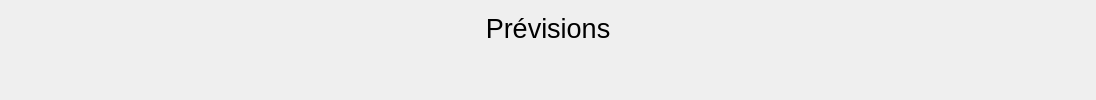
      <widget class="QWidget" name="tab_4">
       <attribute name="title">
        <string>Prévisions</string>
       </attribute>
       <layout class="QVBoxLayout" name="verticalLayout_5">
        <item>
         <widget class="QLabel" name="label_3">
          <property name="maximumSize">
           <size>
            <width>16777215</width>
            <height>50</height>
           </size>
          </property>
          <property name="font">
           <font>
            <pointsize>20</pointsize>
           </font>
          </property>
          <property name="text">
           <string>Prévisions&lt;img src=&quot;:/images/images/cirad_cropped_small.png&quot; align=&quot;right&quot;/&gt;</string>
          </property>
          <property name="alignment">
           <set>Qt::AlignCenter</set>
          </property>
         </widget>
        </item>
        <item>
         <widget class="QWidget" name="widget" native="true">
          <layout class="QHBoxLayout" name="horizontalLayout_8">
           <item>
            <layout class="QHBoxLayout" name="horizontalLayout_7">
             <item>
              <spacer name="horizontalSpacer_5">
               <property name="orientation">
                <enum>Qt::Horizontal</enum>
               </property>
               <property name="sizeHint" stdset="0">
                <size>
                 <width>28</width>
                 <height>20</height>
                </size>
               </property>
              </spacer>
             </item>
             <item>
              <widget class="QWidget" name="widget_12" native="true">
               <property name="minimumSize">
                <size>
                 <width>1000</width>
                 <height>0</height>
                </size>
               </property>
               <widget class="QLabel" name="label_11">
                <property name="geometry">
                 <rect>
                  <x>40</x>
                  <y>100</y>
                  <width>171</width>
                  <height>31</height>
                 </rect>
                </property>
                <property name="text">
                 <string>Site</string>
                </property>
               </widget>
               <widget class="QLabel" name="dateFloraisonLabelInput">
                <property name="geometry">
                 <rect>
                  <x>720</x>
                  <y>70</y>
                  <width>261</width>
                  <height>31</height>
                 </rect>
                </property>
                <property name="text">
                 <string>date</string>
                </property>
               </widget>
               <widget class="QComboBox" name="previsionModelSelect">
                <property name="geometry">
                 <rect>
                  <x>220</x>
                  <y>370</y>
                  <width>211</width>
                  <height>31</height>
                 </rect>
                </property>
               </widget>
               <widget class="QComboBox" name="previsionVarieteSelect">
                <property name="geometry">
                 <rect>
                  <x>220</x>
                  <y>50</y>
                  <width>211</width>
                  <height>31</height>
                 </rect>
                </property>
               </widget>
               <widget class="QLabel" name="dateFloraisonLabel">
                <property name="geometry">
                 <rect>
                  <x>480</x>
                  <y>70</y>
                  <width>211</width>
                  <height>31</height>
                 </rect>
                </property>
                <property name="text">
                 <string>Date de floraison</string>
                </property>
               </widget>
               <widget class="QPushButton" name="calculateDateRecolteBtn">
                <property name="geometry">
                 <rect>
                  <x>40</x>
                  <y>450</y>
                  <width>401</width>
                  <height>31</height>
                 </rect>
                </property>
                <property name="styleSheet">
                 <string notr="true">QPushButton {
	background-color:#44c767;
	border-radius:5px;
	border:1px solid #18ab29;
	color:#ffffff;
	font-family:arial;
	font-size:15px;
	font-weight:bold;
	text-decoration:none;
	padding-right:10px;
	outline: 0;
}

QPushButton:hover:!pressed {
	background-color:#54d777;
}

QPushButton:pressed {
	background-color:#30b252;
}

QPushButton:disabled {
	background-color:#30b252;
}</string>
                </property>
                <property name="text">
                 <string>Calculer la date de récolte</string>
                </property>
               </widget>
               <widget class="QLabel" name="dateRecolteLabelInput">
                <property name="geometry">
                 <rect>
                  <x>720</x>
                  <y>100</y>
                  <width>261</width>
                  <height>31</height>
                 </rect>
                </property>
                <property name="text">
                 <string>date</string>
                </property>
               </widget>
               <widget class="QComboBox" name="previsionSiteSelect">
                <property name="geometry">
                 <rect>
                  <x>220</x>
                  <y>100</y>
                  <width>211</width>
                  <height>31</height>
                 </rect>
                </property>
               </widget>
               <widget class="QLabel" name="label_12">
                <property name="geometry">
                 <rect>
                  <x>40</x>
                  <y>50</y>
                  <width>171</width>
                  <height>31</height>
                 </rect>
                </property>
                <property name="text">
                 <string>Variété</string>
                </property>
               </widget>
               <widget class="QGroupBox" name="groupBox">
                <property name="geometry">
                 <rect>
                  <x>40</x>
                  <y>160</y>
                  <width>441</width>
                  <height>181</height>
                 </rect>
                </property>
                <property name="title">
                 <string>Date</string>
                </property>
                <widget class="QDateEdit" name="previsionsDateEdit">
                 <property name="geometry">
                  <rect>
                   <x>30</x>
                   <y>140</y>
                   <width>211</width>
                   <height>31</height>
                  </rect>
                 </property>
                 <property name="displayFormat">
                  <string>d/M/yyyy</string>
                 </property>
                 <property name="calendarPopup">
                  <bool>true</bool>
                 </property>
                 <property name="currentSectionIndex">
                  <number>2</number>
                 </property>
                </widget>
                <widget class="QRadioButton" name="floraisonRadioBtn">
                 <property name="geometry">
                  <rect>
                   <x>30</x>
                   <y>40</y>
                   <width>401</width>
                   <height>26</height>
                  </rect>
                 </property>
                 <property name="text">
                  <string>Floraison</string>
                 </property>
                </widget>
                <widget class="QRadioButton" name="tifRadioBtn">
                 <property name="geometry">
                  <rect>
                   <x>30</x>
                   <y>70</y>
                   <width>401</width>
                   <height>26</height>
                  </rect>
                 </property>
                 <property name="text">
                  <string>Traitement d'Induction Florale</string>
                 </property>
                </widget>
                <widget class="QRadioButton" name="recolteRadioBtn">
                 <property name="geometry">
                  <rect>
                   <x>30</x>
                   <y>100</y>
                   <width>401</width>
                   <height>26</height>
                  </rect>
                 </property>
                 <property name="text">
                  <string>Date de récolte (souhaitée)</string>
                 </property>
                </widget>
               </widget>
               <widget class="QLabel" name="label_13">
                <property name="geometry">
                 <rect>
                  <x>40</x>
                  <y>370</y>
                  <width>171</width>
                  <height>31</height>
                 </rect>
                </property>
                <property name="text">
                 <string>Modèle de prévision</string>
                </property>
               </widget>
               <widget class="QLabel" name="dateRecolteLabel">
                <property name="geometry">
                 <rect>
                  <x>480</x>
                  <y>100</y>
                  <width>211</width>
                  <height>31</height>
                 </rect>
                </property>
                <property name="text">
                 <string>Date de récolte</string>
                </property>
               </widget>
               <widget class="QPlainTextEdit" name="previsionsDebugPlainTextEdit">
                <property name="geometry">
                 <rect>
                  <x>483</x>
                  <y>153</y>
                  <width>501</width>
                  <height>391</height>
                 </rect>
                </property>
               </widget>
               <widget class="QLabel" name="dateTifInputLabel">
                <property name="geometry">
                 <rect>
                  <x>720</x>
                  <y>40</y>
                  <width>261</width>
                  <height>31</height>
                 </rect>
                </property>
                <property name="text">
                 <string>date</string>
                </property>
               </widget>
               <widget class="QLabel" name="dateTifLabel">
                <property name="geometry">
                 <rect>
                  <x>480</x>
                  <y>40</y>
                  <width>211</width>
                  <height>31</height>
                 </rect>
                </property>
                <property name="text">
                 <string>Date du TIF</string>
                </property>
               </widget>
              </widget>
             </item>
             <item>
              <spacer name="horizontalSpacer_6">
               <property name="orientation">
                <enum>Qt::Horizontal</enum>
               </property>
               <property name="sizeHint" stdset="0">
                <size>
                 <width>28</width>
                 <height>20</height>
                </size>
               </property>
              </spacer>
             </item>
            </layout>
           </item>
          </layout>
         </widget>
        </item>
       </layout>
      </widget>
